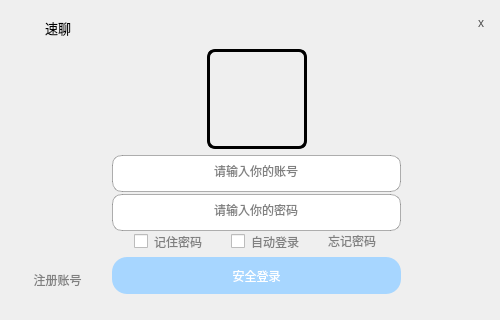
<?xml version="1.0" encoding="UTF-8"?>
<ui version="4.0">
 <class>Login</class>
 <widget class="QMainWindow" name="Login">
  <property name="windowModality">
   <enum>Qt::WindowModality::NonModal</enum>
  </property>
  <property name="geometry">
   <rect>
    <x>0</x>
    <y>0</y>
    <width>500</width>
    <height>320</height>
   </rect>
  </property>
  <property name="minimumSize">
   <size>
    <width>500</width>
    <height>320</height>
   </size>
  </property>
  <property name="maximumSize">
   <size>
    <width>500</width>
    <height>320</height>
   </size>
  </property>
  <property name="windowTitle">
   <string>速聊-少数人的社交软件</string>
  </property>
  <property name="windowIcon">
   <iconset theme="QIcon::ThemeIcon::CameraWeb"/>
  </property>
  <property name="windowOpacity">
   <double>0.995000000000000</double>
  </property>
  <property name="styleSheet">
   <string notr="true"> border: none;

</string>
  </property>
  <widget class="QWidget" name="centralwidget">
   <layout class="QGridLayout" name="gridLayout">
    <item row="0" column="0" colspan="2">
     <layout class="QHBoxLayout" name="horizontalLayout_3">
      <item alignment="Qt::AlignmentFlag::AlignLeft">
       <widget class="QLabel" name="lab_tubiao">
        <property name="sizePolicy">
         <sizepolicy hsizetype="Fixed" vsizetype="Fixed">
          <horstretch>0</horstretch>
          <verstretch>0</verstretch>
         </sizepolicy>
        </property>
        <property name="minimumSize">
         <size>
          <width>30</width>
          <height>30</height>
         </size>
        </property>
        <property name="maximumSize">
         <size>
          <width>30</width>
          <height>30</height>
         </size>
        </property>
        <property name="text">
         <string/>
        </property>
       </widget>
      </item>
      <item alignment="Qt::AlignmentFlag::AlignLeft|Qt::AlignmentFlag::AlignVCenter">
       <widget class="QLabel" name="label">
        <property name="styleSheet">
         <string notr="true">qproperty-alignment: 'AlignLeft';
font: 10pt ;
</string>
        </property>
        <property name="text">
         <string>速聊</string>
        </property>
       </widget>
      </item>
      <item>
       <spacer name="horizontalSpacer_5">
        <property name="orientation">
         <enum>Qt::Orientation::Horizontal</enum>
        </property>
        <property name="sizeType">
         <enum>QSizePolicy::Policy::Fixed</enum>
        </property>
        <property name="sizeHint" stdset="0">
         <size>
          <width>330</width>
          <height>20</height>
         </size>
        </property>
       </spacer>
      </item>
     </layout>
    </item>
    <item row="0" column="2" alignment="Qt::AlignmentFlag::AlignRight|Qt::AlignmentFlag::AlignTop">
     <widget class="QPushButton" name="but_deletewindow">
      <property name="sizePolicy">
       <sizepolicy hsizetype="Fixed" vsizetype="Fixed">
        <horstretch>0</horstretch>
        <verstretch>15</verstretch>
       </sizepolicy>
      </property>
      <property name="minimumSize">
       <size>
        <width>20</width>
        <height>20</height>
       </size>
      </property>
      <property name="maximumSize">
       <size>
        <width>20</width>
        <height>20</height>
       </size>
      </property>
      <property name="cursor">
       <cursorShape>PointingHandCursor</cursorShape>
      </property>
      <property name="styleSheet">
       <string notr="true">QPushButton {
    border: none;
    background: transparent;
    color: rgb(78, 78, 78);
    font:  16pt 'Microsoft New Tai Lue';
}

QPushButton:hover {
    border: none;
    background: transparent;
    color: white;
    font:  16pt 'Microsoft New Tai Lue';
    background: red;
    border-radius: 3px;
}</string>
      </property>
      <property name="text">
       <string>x</string>
      </property>
     </widget>
    </item>
    <item row="1" column="1">
     <layout class="QHBoxLayout" name="horizontalLayout_2">
      <item>
       <spacer name="horizontalSpacer_3">
        <property name="orientation">
         <enum>Qt::Orientation::Horizontal</enum>
        </property>
        <property name="sizeHint" stdset="0">
         <size>
          <width>40</width>
          <height>20</height>
         </size>
        </property>
       </spacer>
      </item>
      <item alignment="Qt::AlignmentFlag::AlignHCenter|Qt::AlignmentFlag::AlignVCenter">
       <widget class="QLabel" name="lab_avator">
        <property name="sizePolicy">
         <sizepolicy hsizetype="Minimum" vsizetype="Fixed">
          <horstretch>0</horstretch>
          <verstretch>0</verstretch>
         </sizepolicy>
        </property>
        <property name="minimumSize">
         <size>
          <width>100</width>
          <height>100</height>
         </size>
        </property>
        <property name="maximumSize">
         <size>
          <width>100</width>
          <height>100</height>
         </size>
        </property>
        <property name="styleSheet">
         <string notr="true">border: 3px solid black;
border-radius: 8px;</string>
        </property>
        <property name="text">
         <string/>
        </property>
        <property name="alignment">
         <set>Qt::AlignmentFlag::AlignCenter</set>
        </property>
       </widget>
      </item>
      <item>
       <spacer name="horizontalSpacer_4">
        <property name="orientation">
         <enum>Qt::Orientation::Horizontal</enum>
        </property>
        <property name="sizeHint" stdset="0">
         <size>
          <width>40</width>
          <height>20</height>
         </size>
        </property>
       </spacer>
      </item>
     </layout>
    </item>
    <item row="2" column="0">
     <layout class="QVBoxLayout" name="verticalLayout_2">
      <item>
       <spacer name="horizontalSpacer">
        <property name="orientation">
         <enum>Qt::Orientation::Horizontal</enum>
        </property>
        <property name="sizeType">
         <enum>QSizePolicy::Policy::Expanding</enum>
        </property>
        <property name="sizeHint" stdset="0">
         <size>
          <width>92</width>
          <height>20</height>
         </size>
        </property>
       </spacer>
      </item>
      <item alignment="Qt::AlignmentFlag::AlignBottom">
       <widget class="QPushButton" name="rgs_pbt">
        <property name="styleSheet">
         <string notr="true">QPushButton {
       font: 10pt &quot;Microsoft YaHei UI&quot;;
       border: none;
       text-decoration: none; 
       color: gray;
   }

   QPushButton:hover {
       text-decoration: underline; 
       color: gray;
   }</string>
        </property>
        <property name="text">
         <string>注册账号</string>
        </property>
       </widget>
      </item>
     </layout>
    </item>
    <item row="2" column="1">
     <layout class="QVBoxLayout" name="verticalLayout">
      <item>
       <widget class="LineInput" name="line_qqnum">
        <property name="sizePolicy">
         <sizepolicy hsizetype="Fixed" vsizetype="Fixed">
          <horstretch>0</horstretch>
          <verstretch>0</verstretch>
         </sizepolicy>
        </property>
        <property name="minimumSize">
         <size>
          <width>289</width>
          <height>37</height>
         </size>
        </property>
        <property name="maximumSize">
         <size>
          <width>289</width>
          <height>37</height>
         </size>
        </property>
        <property name="cursor">
         <cursorShape>IBeamCursor</cursorShape>
        </property>
        <property name="tabletTracking">
         <bool>false</bool>
        </property>
        <property name="contextMenuPolicy">
         <enum>Qt::ContextMenuPolicy::NoContextMenu</enum>
        </property>
        <property name="acceptDrops">
         <bool>true</bool>
        </property>
        <property name="autoFillBackground">
         <bool>false</bool>
        </property>
        <property name="styleSheet">
         <string notr="true">font: 12pt &quot;Microsoft YaHei UI&quot;;
border: 1px solid rgba(0, 0, 0, 0.3);
border-radius: 10px;
color:grey;
</string>
        </property>
        <property name="inputMethodHints">
         <set>Qt::InputMethodHint::ImhNone</set>
        </property>
        <property name="inputMask">
         <string/>
        </property>
        <property name="text">
         <string>请输入你的账号</string>
        </property>
        <property name="maxLength">
         <number>12</number>
        </property>
        <property name="frame">
         <bool>true</bool>
        </property>
        <property name="echoMode">
         <enum>QLineEdit::EchoMode::Normal</enum>
        </property>
        <property name="cursorPosition">
         <number>7</number>
        </property>
        <property name="alignment">
         <set>Qt::AlignmentFlag::AlignCenter</set>
        </property>
        <property name="placeholderText">
         <string/>
        </property>
        <property name="cursorMoveStyle">
         <enum>Qt::CursorMoveStyle::VisualMoveStyle</enum>
        </property>
        <property name="clearButtonEnabled">
         <bool>false</bool>
        </property>
       </widget>
      </item>
      <item>
       <widget class="LineInput" name="line_password">
        <property name="sizePolicy">
         <sizepolicy hsizetype="Fixed" vsizetype="Fixed">
          <horstretch>0</horstretch>
          <verstretch>0</verstretch>
         </sizepolicy>
        </property>
        <property name="minimumSize">
         <size>
          <width>289</width>
          <height>37</height>
         </size>
        </property>
        <property name="maximumSize">
         <size>
          <width>289</width>
          <height>37</height>
         </size>
        </property>
        <property name="contextMenuPolicy">
         <enum>Qt::ContextMenuPolicy::NoContextMenu</enum>
        </property>
        <property name="acceptDrops">
         <bool>true</bool>
        </property>
        <property name="styleSheet">
         <string notr="true">font: 12pt &quot;Microsoft YaHei UI&quot;;
border: 1px solid rgba(0, 0, 0, 0.3);
border-radius: 10px;
color:grey;
</string>
        </property>
        <property name="text">
         <string>请输入你的密码</string>
        </property>
        <property name="maxLength">
         <number>12</number>
        </property>
        <property name="frame">
         <bool>true</bool>
        </property>
        <property name="echoMode">
         <enum>QLineEdit::EchoMode::Normal</enum>
        </property>
        <property name="alignment">
         <set>Qt::AlignmentFlag::AlignCenter</set>
        </property>
        <property name="placeholderText">
         <string/>
        </property>
        <property name="cursorMoveStyle">
         <enum>Qt::CursorMoveStyle::VisualMoveStyle</enum>
        </property>
        <property name="clearButtonEnabled">
         <bool>false</bool>
        </property>
       </widget>
      </item>
      <item>
       <layout class="QHBoxLayout" name="horizontalLayout">
        <item>
         <widget class="QCheckBox" name="ckbox_remeber">
          <property name="sizePolicy">
           <sizepolicy hsizetype="Fixed" vsizetype="Maximum">
            <horstretch>50</horstretch>
            <verstretch>0</verstretch>
           </sizepolicy>
          </property>
          <property name="styleSheet">
           <string notr="true"> color: gray;</string>
          </property>
          <property name="text">
           <string>记住密码</string>
          </property>
         </widget>
        </item>
        <item>
         <widget class="QCheckBox" name="auto_ckbox">
          <property name="sizePolicy">
           <sizepolicy hsizetype="Fixed" vsizetype="Maximum">
            <horstretch>0</horstretch>
            <verstretch>0</verstretch>
           </sizepolicy>
          </property>
          <property name="styleSheet">
           <string notr="true"> color: gray;</string>
          </property>
          <property name="text">
           <string>自动登录</string>
          </property>
         </widget>
        </item>
        <item>
         <widget class="QPushButton" name="fgt_pbt">
          <property name="sizePolicy">
           <sizepolicy hsizetype="Fixed" vsizetype="Maximum">
            <horstretch>50</horstretch>
            <verstretch>0</verstretch>
           </sizepolicy>
          </property>
          <property name="styleSheet">
           <string notr="true"> QPushButton {
       font: 10pt &quot;Microsoft YaHei UI&quot;;
       border: none;
       text-decoration: none; 
      color: gray;
   }

   QPushButton:hover {
       text-decoration: underline; 
       color: gray;
   }</string>
          </property>
          <property name="text">
           <string>忘记密码</string>
          </property>
         </widget>
        </item>
       </layout>
      </item>
      <item>
       <widget class="QPushButton" name="gologin">
        <property name="sizePolicy">
         <sizepolicy hsizetype="Fixed" vsizetype="Fixed">
          <horstretch>28</horstretch>
          <verstretch>0</verstretch>
         </sizepolicy>
        </property>
        <property name="minimumSize">
         <size>
          <width>289</width>
          <height>37</height>
         </size>
        </property>
        <property name="maximumSize">
         <size>
          <width>289</width>
          <height>37</height>
         </size>
        </property>
        <property name="cursor">
         <cursorShape>PointingHandCursor</cursorShape>
        </property>
        <property name="styleSheet">
         <string notr="true">QPushButton {
    font: 12pt &quot;Microsoft YaHei UI&quot;;
    background-color: rgb(167, 214, 255); 
    color: white;; 
    border-radius: 15px;
}
</string>
        </property>
        <property name="text">
         <string>安全登录</string>
        </property>
       </widget>
      </item>
     </layout>
    </item>
    <item row="2" column="2">
     <spacer name="horizontalSpacer_2">
      <property name="orientation">
       <enum>Qt::Orientation::Horizontal</enum>
      </property>
      <property name="sizeHint" stdset="0">
       <size>
        <width>91</width>
        <height>20</height>
       </size>
      </property>
     </spacer>
    </item>
   </layout>
  </widget>
  <widget class="QMenuBar" name="menubar">
   <property name="geometry">
    <rect>
     <x>0</x>
     <y>0</y>
     <width>500</width>
     <height>18</height>
    </rect>
   </property>
   <widget class="QMenu" name="menuQQ">
    <property name="title">
     <string/>
    </property>
   </widget>
   <addaction name="menuQQ"/>
  </widget>
  <widget class="QStatusBar" name="statusbar"/>
 </widget>
 <customwidgets>
  <customwidget>
   <class>LineInput</class>
   <extends>QLineEdit</extends>
   <header location="global">login.h</header>
   <slots>
    <slot>mousePressEvent()</slot>
   </slots>
  </customwidget>
 </customwidgets>
 <resources/>
 <connections/>
</ui>
